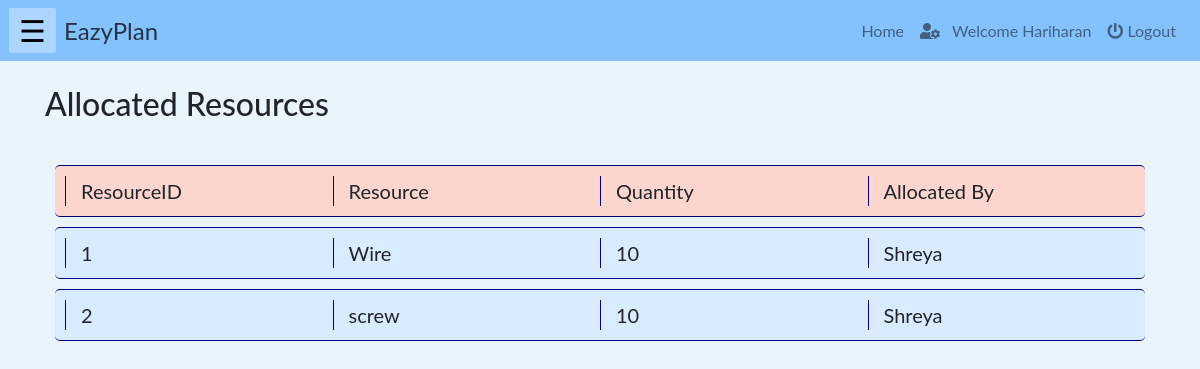
Before: /php/workerResource.php (signed in) with the older database file.
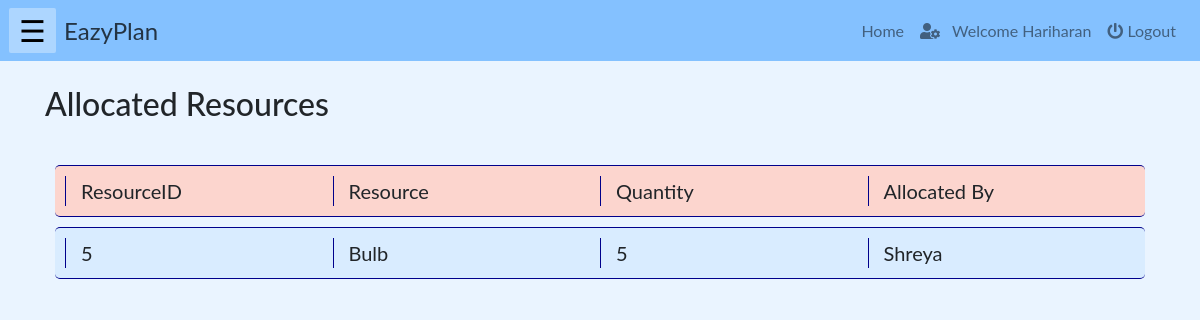
After: the same page with the newer database file.
### tables this page shows
CREATE TABLE `allocatedresources` (
  `workerID` int(100) NOT NULL,
  `resourceID` int(100) NOT NULL,
  `quantity` int(10) NOT NULL,
  `StaffID` int(11) NOT NULL,
  `AllocDate` date NOT NULL DEFAULT current_timestamp()
);

CREATE TABLE `resource` (
  `id` int(10) NOT NULL,
  `name` varchar(200) NOT NULL,
  `quantity` int(100) NOT NULL,
  `unit` varchar(50) NOT NULL,
  `cost` int(100) NOT NULL
);

CREATE TABLE `account` (
  `userid` int(10) NOT NULL,
  `name` varchar(100) NOT NULL,
  `email` varchar(200) NOT NULL,
  `role` varchar(20) NOT NULL,
  `password` varchar(40) NOT NULL
);

### php/workerResource.php (the view, shortened to what this page needs)
<!DOCTYPE html>
<html lang="en">
    <?php
        include("../php/headLinks.php");
        if(isset($_SESSION["name"]) && ($_SESSION["role"]=='worker')){
    ?>
    <body>
        <?php
            include("../php/navbar.php");
        ?>
        <div class="container">
        <br><h2>Allocated Resources</h2><br>
            <div class="row" id="heading">
                <div class="col-md-3" id="val" >ResourceID</div>
                <div class="col-md-3" id="val" >Resource</div>
                <div class="col-md-3" id="val" >Quantity</div>
                <div class="col-md-3" id="val" >Allocated By</div>
            </div>
            <?php
                include("../connection/config.php");
                $workerid = $_SESSION['userId'];
                $sql1 = "select a.resourceID, a.quantity, staff.name as name2, r.name as rname FROM allocatedresources a JOIN resource r ON r.id = a.resourceID JOIN account staff ON a.StaffID = staff.userid  WHERE a.workerID = $workerid";
                $resources = mysqli_query($db, $sql1);
                foreach($resources as $resource)
                    {
            ?>
            <div class="row" id="item">
                <div class="col-md-3" id="val" ><?php echo $resource['resourceID']; ?></div>
                <div class="col-md-3" id="val" ><?php echo $resource['rname']; ?></div>
                <div class="col-md-3" id="val" ><?php echo $resource['quantity']; ?></div>
                <div class="col-md-3" id="val" ><?php echo $resource['name2']; ?></div>
            </div>
            <?php
                }
            ?>
        </div>
    </body>
    <?php
        }
    else{
    echo "<h3 style='color:red'>Login to access the page...</h3>";
    echo "<a href='./login.php'>Click here to login</a>";}
    ?>
</html>

### php/headLinks.php (shortened to what this page needs)
<head>
		<link rel="stylesheet" href="https://use.fontawesome.com/releases/v5.7.0/css/all.css">
		<link rel="stylesheet" href="../css/homepagestaff.css">
		<link rel="stylesheet" href="../css/resource.css">
		<link rel="stylesheet" href="https://stackpath.bootstrapcdn.com/bootstrap/4.5.2/css/bootstrap.min.css">
		<link rel="stylesheet" type="text/css" href="./homepagestaff.css" type="text/css">
    </head>

### php/navbar.php (shortened to what this page needs)
<nav class="navbar navbar-expand-lg navbar-light navcolor" style="z-index: 1;">
    <span class="sideNavButton" onclick="openNav()">&#9776;</span>&nbsp;&nbsp;
    <?php
        if(isset($_SESSION["name"]) && ($_SESSION["role"]=='staff')){
    ?>
    <a class=" brand" href="./homepagestaff.php">EazyPlan</a>
    <?php
        }
        else if(isset($_SESSION["name"]) && ($_SESSION["role"]=='worker')){
    ?>
    <a class=" brand" href="./homepageworker.php">EazyPlan</a>
    <?php
        }
    ?>
    <div class="collapse navbar-collapse" id="navbarSupportedContent">
        <ul class="navbar-nav ml-auto">
        <li class="nav-item ">
            <?php
                if(isset($_SESSION["name"]) && ($_SESSION["role"]=='staff')){
            ?>
            <a class="nav-link" href="./homepagestaff.php">Home</a>
            <?php
                }
                else if(isset($_SESSION["name"]) && ($_SESSION["role"]=='worker')){
            ?>
            <a class="nav-link" href="./homepageworker.php">Home</a>
            <?php
                }
            ?>
        </li>
        <li class="nav-item">
            <a class="nav-link" href="profile.php">
                <span class="fas fa-user-cog" aria-hidden="true"></span>&nbsp;&nbsp; <?php echo "Welcome ".$_SESSION["name"]; ?>
            </a>
        </li>
        <li class="nav-item">
            <a class="nav-link" href="./logout.php">
                <span class="fas fa-power-off" aria-hidden="true"></span>&nbsp;Logout
            </a>
        </li>
        </ul>
    </div>
</nav>

### css/homepagestaff.css (style rules this page uses)
body { background-color: red; font-family: "Lato", sans-serif; }
.brand { color:#243444; font-size: x-large; text-decoration: none; }
nav { color: #000000; }
.navcolor { background-color: #84C1FF; opacity: 1.0; }
.sideNavButton { margin-left: -7px; font-size:30px; cursor:pointer; color: #000000; background-color: #ffffff55; padding: 0px 10px 0px 10px; border-radius: 2px; }

### css/resource.css (style rules this page uses)
#item { border-bottom:1px solid darkblue; border-top:1px solid darkblue; border-radius:5px; padding: 10px; margin:10px; font-size: 20px; background-color: #d9ecff; }
.col-md-3 { border-left:1px solid darkblue; }
#heading { background-color: rgb(252, 213, 206); border-bottom:1px solid darkblue; border-top:1px solid darkblue; border-radius:5px; padding: 10px; margin:10px; font-size: 20px; }

### php/navbar.php (style rules this page uses)
body { background-color: #EAF4FF; }

Changed rows visible on the page:
removed allocatedresources: resourceID "1", resourceID.name "Wire", quantity "10", StaffID.name "Shreya"
removed allocatedresources: resourceID "2", resourceID.name "screw", quantity "10", StaffID.name "Shreya"
added allocatedresources: resourceID "5", resourceID.name "Bulb", quantity "5", StaffID.name "Shreya"
